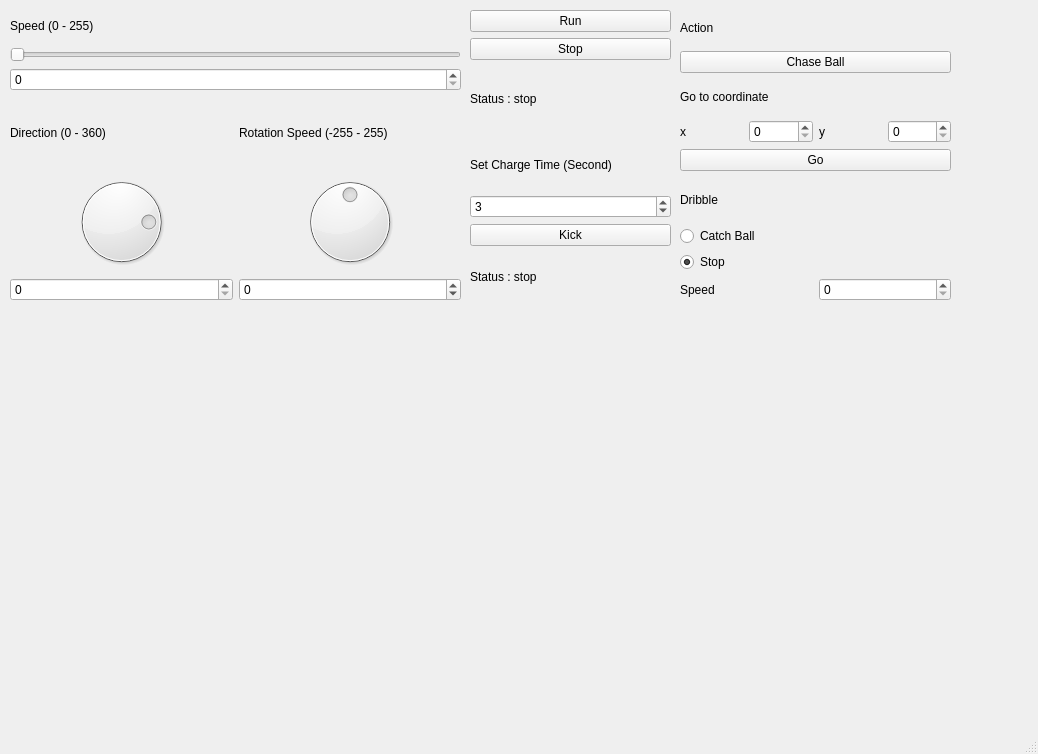
<?xml version="1.0" encoding="UTF-8"?>
<ui version="4.0">
 <class>MainWindow</class>
 <widget class="QMainWindow" name="MainWindow">
  <property name="enabled">
   <bool>true</bool>
  </property>
  <property name="geometry">
   <rect>
    <x>0</x>
    <y>0</y>
    <width>1038</width>
    <height>754</height>
   </rect>
  </property>
  <property name="windowTitle">
   <string notr="true">Rostu Manual Monitor</string>
  </property>
  <property name="tabShape">
   <enum>QTabWidget::Rounded</enum>
  </property>
  <widget class="QWidget" name="centralwidget">
   <widget class="QWidget" name="verticalLayoutWidget">
    <property name="geometry">
     <rect>
      <x>10</x>
      <y>10</y>
      <width>451</width>
      <height>81</height>
     </rect>
    </property>
    <layout class="QVBoxLayout" name="verticalLayout">
     <item>
      <widget class="QLabel" name="label">
       <property name="text">
        <string>Speed (0 - 255)</string>
       </property>
       <property name="margin">
        <number>0</number>
       </property>
       <property name="indent">
        <number>-1</number>
       </property>
      </widget>
     </item>
     <item>
      <widget class="QSlider" name="speedSlider">
       <property name="maximum">
        <number>255</number>
       </property>
       <property name="tracking">
        <bool>true</bool>
       </property>
       <property name="orientation">
        <enum>Qt::Horizontal</enum>
       </property>
      </widget>
     </item>
     <item>
      <widget class="QSpinBox" name="speedDisplay">
       <property name="maximum">
        <number>255</number>
       </property>
      </widget>
     </item>
    </layout>
   </widget>
   <widget class="QWidget" name="layoutWidget">
    <property name="geometry">
     <rect>
      <x>470</x>
      <y>10</y>
      <width>201</width>
      <height>121</height>
     </rect>
    </property>
    <layout class="QVBoxLayout" name="verticalLayout_4">
     <item>
      <widget class="QPushButton" name="runButton">
       <property name="text">
        <string>Run</string>
       </property>
      </widget>
     </item>
     <item>
      <widget class="QPushButton" name="stopButton">
       <property name="text">
        <string>Stop</string>
       </property>
      </widget>
     </item>
     <item>
      <widget class="QLabel" name="statusLabel">
       <property name="text">
        <string>Status : stop</string>
       </property>
      </widget>
     </item>
    </layout>
   </widget>
   <widget class="QWidget" name="verticalLayoutWidget_4">
    <property name="geometry">
     <rect>
      <x>470</x>
      <y>140</y>
      <width>201</width>
      <height>161</height>
     </rect>
    </property>
    <layout class="QVBoxLayout" name="verticalLayout_6">
     <item>
      <widget class="QLabel" name="label_6">
       <property name="text">
        <string>Set Charge Time (Second)</string>
       </property>
      </widget>
     </item>
     <item>
      <widget class="QSpinBox" name="kickChargeTimeDisplay">
       <property name="value">
        <number>3</number>
       </property>
      </widget>
     </item>
     <item>
      <widget class="QPushButton" name="kickButton">
       <property name="text">
        <string>Kick</string>
       </property>
      </widget>
     </item>
     <item>
      <widget class="QLabel" name="kickerStatusLabel">
       <property name="text">
        <string>Status : stop</string>
       </property>
      </widget>
     </item>
    </layout>
   </widget>
   <widget class="QWidget" name="verticalLayoutWidget_5">
    <property name="geometry">
     <rect>
      <x>680</x>
      <y>10</y>
      <width>271</width>
      <height>161</height>
     </rect>
    </property>
    <layout class="QVBoxLayout" name="verticalLayout_5">
     <item>
      <widget class="QLabel" name="label_11">
       <property name="text">
        <string>Action</string>
       </property>
      </widget>
     </item>
     <item>
      <widget class="QPushButton" name="chaseBallButton">
       <property name="text">
        <string>Chase Ball</string>
       </property>
      </widget>
     </item>
     <item>
      <widget class="QLabel" name="label_18">
       <property name="text">
        <string>Go to coordinate</string>
       </property>
      </widget>
     </item>
     <item>
      <layout class="QHBoxLayout" name="horizontalLayout_4">
       <item>
        <widget class="QLabel" name="label_19">
         <property name="text">
          <string>x</string>
         </property>
        </widget>
       </item>
       <item>
        <widget class="QSpinBox" name="xGoToCoordinate">
         <property name="maximum">
          <number>1000</number>
         </property>
        </widget>
       </item>
       <item>
        <widget class="QLabel" name="label_20">
         <property name="text">
          <string>y</string>
         </property>
        </widget>
       </item>
       <item>
        <widget class="QSpinBox" name="yGoToCoordinate">
         <property name="maximum">
          <number>1000</number>
         </property>
        </widget>
       </item>
      </layout>
     </item>
     <item>
      <widget class="QPushButton" name="buttonGoToCoordinate">
       <property name="text">
        <string>Go</string>
       </property>
      </widget>
     </item>
    </layout>
   </widget>
   <widget class="QWidget" name="verticalLayoutWidget_6">
    <property name="geometry">
     <rect>
      <x>680</x>
      <y>180</y>
      <width>271</width>
      <height>121</height>
     </rect>
    </property>
    <layout class="QVBoxLayout" name="verticalLayout_7">
     <item>
      <widget class="QLabel" name="label_12">
       <property name="text">
        <string>Dribble</string>
       </property>
      </widget>
     </item>
     <item>
      <widget class="QRadioButton" name="catchBallDribble">
       <property name="text">
        <string>Catch Ball</string>
       </property>
      </widget>
     </item>
     <item>
      <widget class="QRadioButton" name="stopDribble">
       <property name="text">
        <string>Stop</string>
       </property>
       <property name="checked">
        <bool>true</bool>
       </property>
      </widget>
     </item>
     <item>
      <layout class="QHBoxLayout" name="horizontalLayout_5">
       <item>
        <widget class="QLabel" name="label_13">
         <property name="text">
          <string>Speed</string>
         </property>
        </widget>
       </item>
       <item>
        <widget class="QSpinBox" name="dribbleSpeed">
         <property name="maximum">
          <number>255</number>
         </property>
        </widget>
       </item>
      </layout>
     </item>
    </layout>
   </widget>
   <widget class="QWidget" name="horizontalLayoutWidget">
    <property name="geometry">
     <rect>
      <x>10</x>
      <y>100</y>
      <width>451</width>
      <height>201</height>
     </rect>
    </property>
    <layout class="QHBoxLayout" name="horizontalLayout">
     <item>
      <layout class="QVBoxLayout" name="verticalLayout_2">
       <item>
        <widget class="QLabel" name="label_2">
         <property name="text">
          <string>Direction (0 - 360)</string>
         </property>
        </widget>
       </item>
       <item>
        <widget class="QDial" name="dialDirection">
         <property name="minimum">
          <number>-270</number>
         </property>
         <property name="maximum">
          <number>90</number>
         </property>
         <property name="value">
          <number>90</number>
         </property>
         <property name="sliderPosition">
          <number>90</number>
         </property>
         <property name="orientation">
          <enum>Qt::Vertical</enum>
         </property>
         <property name="invertedAppearance">
          <bool>true</bool>
         </property>
         <property name="invertedControls">
          <bool>false</bool>
         </property>
         <property name="wrapping">
          <bool>true</bool>
         </property>
         <property name="notchTarget">
          <double>0.000000000000000</double>
         </property>
        </widget>
       </item>
       <item>
        <widget class="QSpinBox" name="directionDisplay">
         <property name="maximum">
          <number>360</number>
         </property>
        </widget>
       </item>
      </layout>
     </item>
     <item>
      <layout class="QVBoxLayout" name="verticalLayout_3">
       <item>
        <widget class="QLabel" name="label_3">
         <property name="text">
          <string>Rotation Speed (-255 - 255)</string>
         </property>
        </widget>
       </item>
       <item>
        <widget class="QDial" name="dialRotation">
         <property name="mouseTracking">
          <bool>false</bool>
         </property>
         <property name="tabletTracking">
          <bool>false</bool>
         </property>
         <property name="focusPolicy">
          <enum>Qt::WheelFocus</enum>
         </property>
         <property name="acceptDrops">
          <bool>false</bool>
         </property>
         <property name="toolTip">
          <string/>
         </property>
         <property name="layoutDirection">
          <enum>Qt::LeftToRight</enum>
         </property>
         <property name="minimum">
          <number>-255</number>
         </property>
         <property name="maximum">
          <number>255</number>
         </property>
         <property name="pageStep">
          <number>10</number>
         </property>
         <property name="value">
          <number>0</number>
         </property>
         <property name="sliderPosition">
          <number>0</number>
         </property>
         <property name="tracking">
          <bool>true</bool>
         </property>
         <property name="orientation">
          <enum>Qt::Horizontal</enum>
         </property>
         <property name="invertedAppearance">
          <bool>false</bool>
         </property>
         <property name="invertedControls">
          <bool>false</bool>
         </property>
         <property name="notchTarget">
          <double>0.000000000000000</double>
         </property>
         <property name="notchesVisible">
          <bool>false</bool>
         </property>
        </widget>
       </item>
       <item>
        <widget class="QSpinBox" name="rotationDisplay">
         <property name="minimum">
          <number>-255</number>
         </property>
         <property name="maximum">
          <number>255</number>
         </property>
        </widget>
       </item>
      </layout>
     </item>
    </layout>
   </widget>
  </widget>
  <widget class="QStatusBar" name="statusbar"/>
 </widget>
 <resources/>
 <connections/>
</ui>
